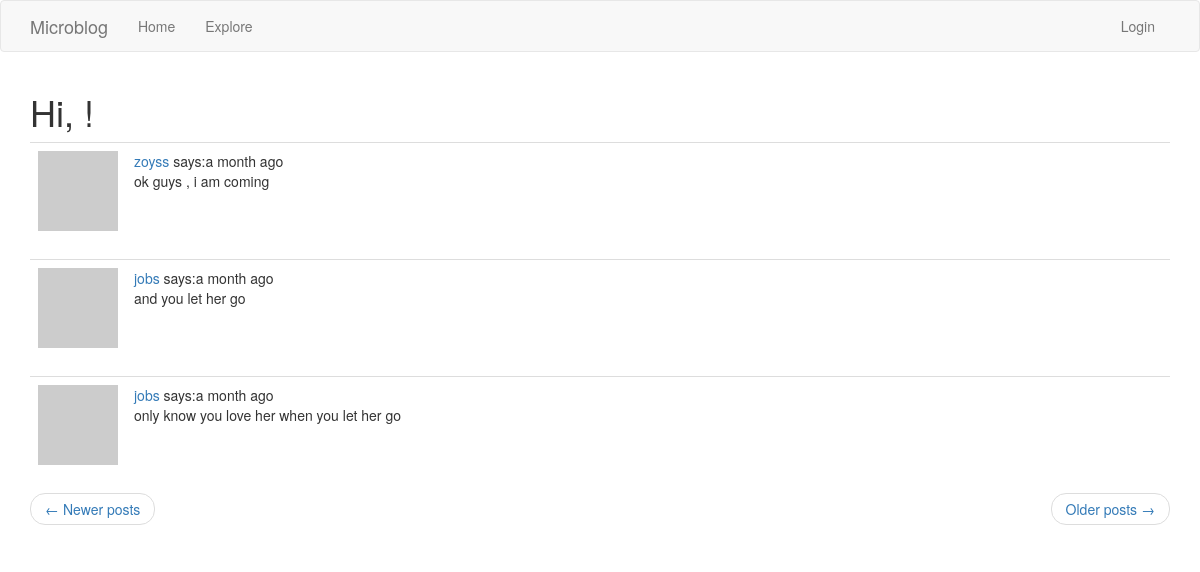
Page /explore?page=5 on the committed database.
### app/models.py (models this page shows, shortened)
class SearchableMixin(object):
    @classmethod
    def search(cls, expression, page, per_page):
        ids, total = query_index(cls.__tablename__, expression, page, per_page)
        if total == 0:
            return cls.query.filter_by(id=0), 0
        when = []
        for idx, val in enumerate(ids):
            when.append((val, idx))
        return cls.query.filter(cls.id.in_(ids)).order_by(
            db.case(when, value=cls.id)
        ), total

class Post(SearchableMixin, db.Model):
    id = db.Column(db.Integer, autoincrement=True, primary_key=True)
    body = db.Column(db.String(140))
    timestamp = db.Column(db.DateTime, index=True, default=datetime.utcnow)
    user_id = db.Column(db.Integer, db.ForeignKey('user.id'))
    language = db.Column(db.String(5))
    __searchable__ = ['body']

class User(UserMixin, db.Model):
    id = db.Column(db.Integer, autoincrement=True, primary_key=True)
    username = db.Column(db.String(64), index=True, unique=True)
    email = db.Column(db.String(120), index=True, unique=True)
    password_hash = db.Column(db.String(128))
    about_me = db.Column(db.String(140))
    last_seen = db.Column(db.DateTime, default=datetime.utcnow)
    posts = db.relationship('Post', backref='author', lazy='dynamic')
    followed = db.relationship('User',
                               secondary=followers,
                               primaryjoin=(followers.c.follower_id == id),
                               secondaryjoin=(followers.c.followed_id == id),
                               backref=db.backref('followers', lazy='dynamic'),
                               lazy='dynamic')
    messages_sent = db.relationship('Message',
                                    backref='author',
                                    foreign_keys='Message.sender_id',
                                    lazy='dynamic')
    messages_received = db.relationship('Message',
                                        backref='recipient',
                                        foreign_keys='Message.recipient_id',
                                        lazy='dynamic')
    notifications = db.relationship('Notification',
                                    backref='user',
                                    lazy='dynamic')
    tasks = db.relationship('Task', backref='user', lazy='dynamic')
    last_message_read_time = db.Column(db.DateTime)
    def avatar(self, size):
        digest = md5(self.email.lower().encode('utf-8')).hexdigest()
        return 'https://www.gravatar.com/avatar/{}?d=monsterid&s={}'.format(digest, size)

### app/main/routes.py (the view)
@bp.route('/explore', methods=['GET'])
def explore():
    page = request.args.get('page', 1, type=int)
    posts = Post.query.order_by(Post.timestamp.desc()).paginate(page, current_app.config['POSTS_PER_PAGE'], False)
    next_url = url_for('main.explore', page=posts.next_num) if posts.has_next else None
    prev_url = url_for('main.explore', page=posts.prev_num) if posts.has_prev else None
    return render_template('index.html', title='explore', posts=posts.items, next_url=next_url, prev_url=prev_url)

### app/main/routes.py (called while the page is built)
@bp.before_app_request
def before_request():
    if current_user.is_authenticated:
        current_user.last_seen = datetime.utcnow()
        db.session.commit()
        g.search_form = SearchForm()

### app/templates/index.html (shortened to what this page needs)
{% extends "base.html" %}
{% import 'bootstrap/wtf.html' as wtf %}
{% block app_content %}
<h1>Hi, {{ current_user.username }}!</h1>
{% for post in posts %}
{% include "_post.html" %}
{% endfor %}
<nav aria-label="...">
    <ul class="pager">
        <li class="previous {% if not prev_url %} disabled {% endif %}">
            <a href="{{ prev_url or '#' }}">
                <span aria-hidden="true">&larr;</span> Newer posts
            </a>
        </li>
        <li class="next{% if not next_url %} disabled{% endif %}">
                <a href="{{ next_url or '#' }}">
                    Older posts <span aria-hidden="true">&rarr;</span>
                </a>
        </li>
    </ul>
</nav>
{% endblock %}

### app/templates/_post.html (shortened to what this page needs)
<table class="table table-hover">
    <tr>
        <td width="70px">
            <a href="{{ url_for('main.user', username=post.author.username) }}">
                <img src="{{ post.author.avatar(70) }}" alt="">
            </a>
        </td>
        <td>
            <a href="{{ url_for('main.user', username=post.author.username) }}">
                {{ post.author.username }}
            </a>
            says:{{ moment(post.timestamp).fromNow() }}
            <br>
                <span id="post{{ post.id }}">{{ post.body }}</span>
        </td>
    </tr>
</table>

### rows in the picture
Post: author.username "zoyss", timestamp "a month ago", body "ok guys , i am coming"
Post: author.username "jobs", timestamp "a month ago", body "and you let her go"
Post: author.username "jobs", timestamp "a month ago", body "only know you love her when you let her go"
